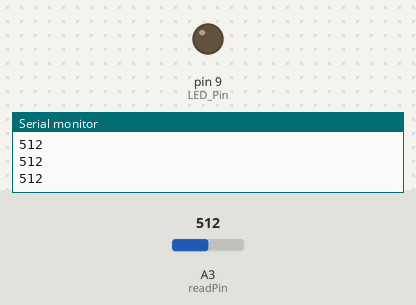
Recording of a sketch running on a simulated Arduino Uno, built with avr-gcc and run on an emulated ATmega328P. On the bench: output pins drawn as LEDs (lit = HIGH), the last lines printed to the serial monitor. The inputs (shaded band) are chosen by the test bench; at power-on: A3 (readPin) = 512.

Above: at 1.2 s.
1.3 s: A3 (readPin) set to 983
2.8 s: A3 (readPin) set to 1018
At 3.3 s:
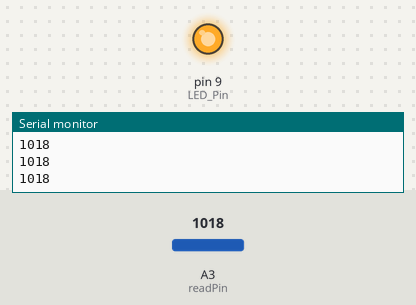
4.4 s: A3 (readPin) set to 990
At 5.7 s:
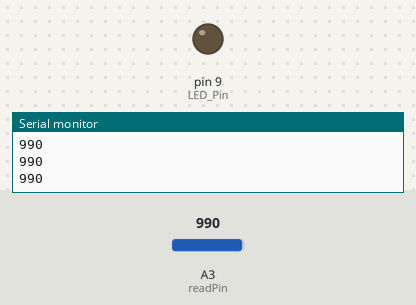
6.0 s: A3 (readPin) set to 1010
At 7.4 s:
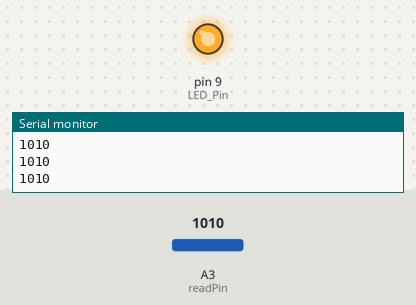
Timing chart, 0 to 8.6 s (numbered marks = the images above; inputs shaded):
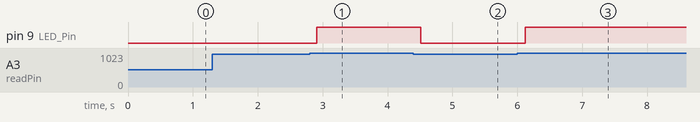

Measured:
- the behaviour switches between 1000 and 1001 on A3 (readPin) (found by bisection; images 0 and 1)
- after the input at 2.8 s, pin 9 (LED_Pin): LOW → HIGH after 0.11 s
- after the input at 4.4 s, pin 9 (LED_Pin): HIGH → LOW after 0.11 s
- after the input at 6.0 s, pin 9 (LED_Pin): LOW → HIGH after 0.12 s

The sketch:

LED_Warning.ino
```cpp
int LED_Pin=9;
int readPin=A3;
int potVal;
int wait=100;
void setup() {
  // put your setup code here, to run once:
Serial.begin(9600);
pinMode(LED_Pin,OUTPUT);
pinMode(readPin,INPUT);
}

void loop() {
  // put your main code here, to run repeatedly:
 potVal=analogRead(readPin);
 Serial.println(potVal);
 delay(wait);
 while (potVal>1000){
  digitalWrite(LED_Pin,HIGH);
  potVal=analogRead(readPin);
  Serial.println(potVal);
  delay(wait);
 }
 digitalWrite(LED_Pin,LOW);
}
```
